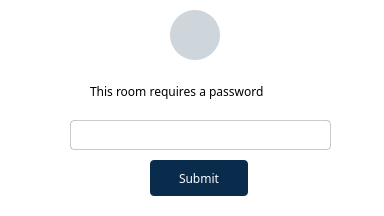
<?xml version="1.0" encoding="UTF-8"?>
<ui version="4.0">
 <class>PasswordDialog</class>
 <widget class="QDialog" name="PasswordDialog">
  <property name="geometry">
   <rect>
    <x>0</x>
    <y>0</y>
    <width>384</width>
    <height>216</height>
   </rect>
  </property>
  <property name="windowTitle">
   <string>Dialog</string>
  </property>
  <property name="styleSheet">
   <string notr="true">background-color: #fff;</string>
  </property>
  <widget class="QWidget" name="lockIcon" native="true">
   <property name="geometry">
    <rect>
     <x>170</x>
     <y>10</y>
     <width>50</width>
     <height>50</height>
    </rect>
   </property>
   <property name="styleSheet">
    <string notr="true">background-color: rgba(9, 44, 76, 0.2);
border-radius: 25px;</string>
   </property>
   <widget class="QLabel" name="label">
    <property name="geometry">
     <rect>
      <x>10</x>
      <y>10</y>
      <width>30</width>
      <height>30</height>
     </rect>
    </property>
    <property name="styleSheet">
     <string notr="true">background-color: none;</string>
    </property>
    <property name="text">
     <string/>
    </property>
    <property name="pixmap">
     <pixmap resource="resource.qrc">:/img/img/lock.svg</pixmap>
    </property>
    <property name="scaledContents">
     <bool>true</bool>
    </property>
   </widget>
  </widget>
  <widget class="QLabel" name="label_2">
   <property name="geometry">
    <rect>
     <x>90</x>
     <y>80</y>
     <width>221</width>
     <height>22</height>
    </rect>
   </property>
   <property name="font">
    <font>
     <family>Source Sans 3</family>
    </font>
   </property>
   <property name="text">
    <string>This room requires a password</string>
   </property>
  </widget>
  <widget class="QLineEdit" name="passwordLineEdit">
   <property name="geometry">
    <rect>
     <x>70</x>
     <y>120</y>
     <width>261</width>
     <height>30</height>
    </rect>
   </property>
   <property name="styleSheet">
    <string notr="true">border: 1px solid rgba(0,0,0,0.2);
border-radius: 4px;
padding-left: 10px;
</string>
   </property>
   <property name="inputMask">
    <string notr="true"/>
   </property>
   <property name="text">
    <string/>
   </property>
   <property name="echoMode">
    <enum>QLineEdit::Password</enum>
   </property>
   <property name="placeholderText">
    <string/>
   </property>
  </widget>
  <widget class="QPushButton" name="submitPushButton">
   <property name="geometry">
    <rect>
     <x>150</x>
     <y>160</y>
     <width>98</width>
     <height>36</height>
    </rect>
   </property>
   <property name="font">
    <font>
     <family>Source Sans 3 SemiBold</family>
    </font>
   </property>
   <property name="cursor">
    <cursorShape>PointingHandCursor</cursorShape>
   </property>
   <property name="styleSheet">
    <string notr="true">#submitPushButton {
	background-color: rgb(9, 44, 76);
	border: none;
	color: #fff;
	border-radius: 4px;
}

#submitPushButton:hover {
	background-color: rgba(9, 44, 76, 0.9);
}</string>
   </property>
   <property name="text">
    <string>Submit</string>
   </property>
  </widget>
 </widget>
 <resources>
  <include location="resource.qrc"/>
 </resources>
 <connections/>
</ui>
